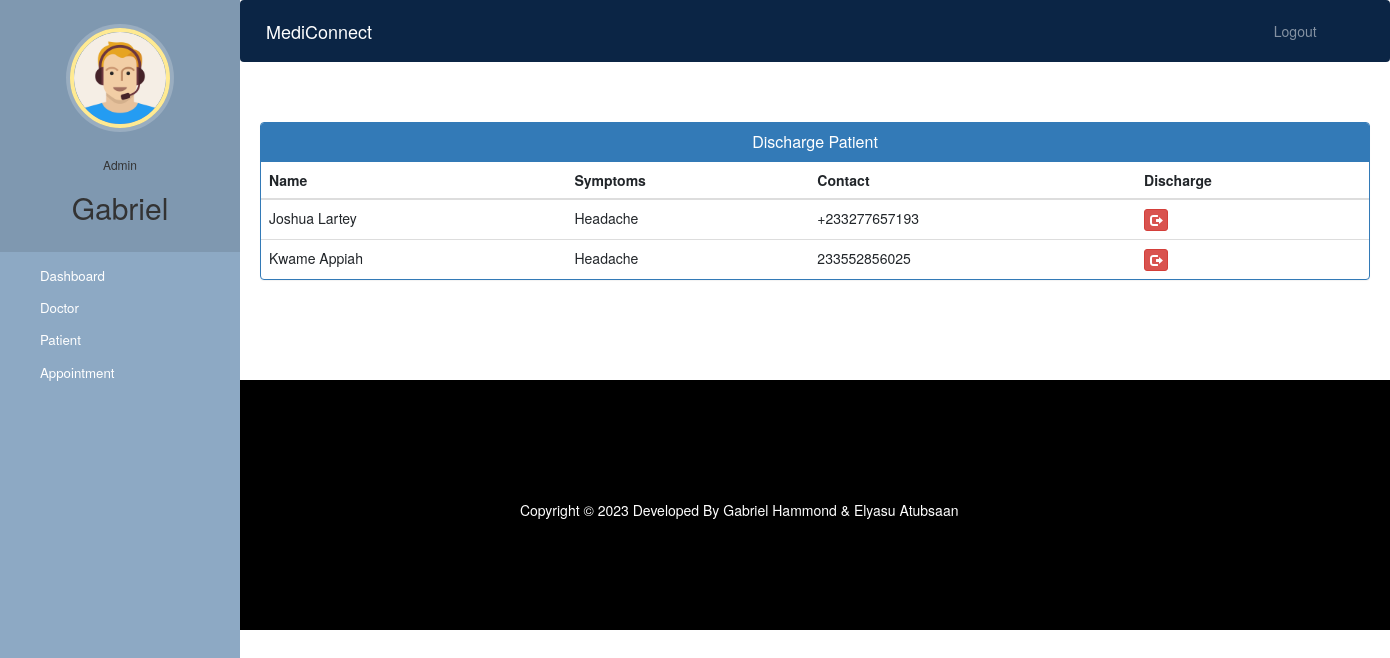
The app's page /admin-discharge-patient (signed in), older data.
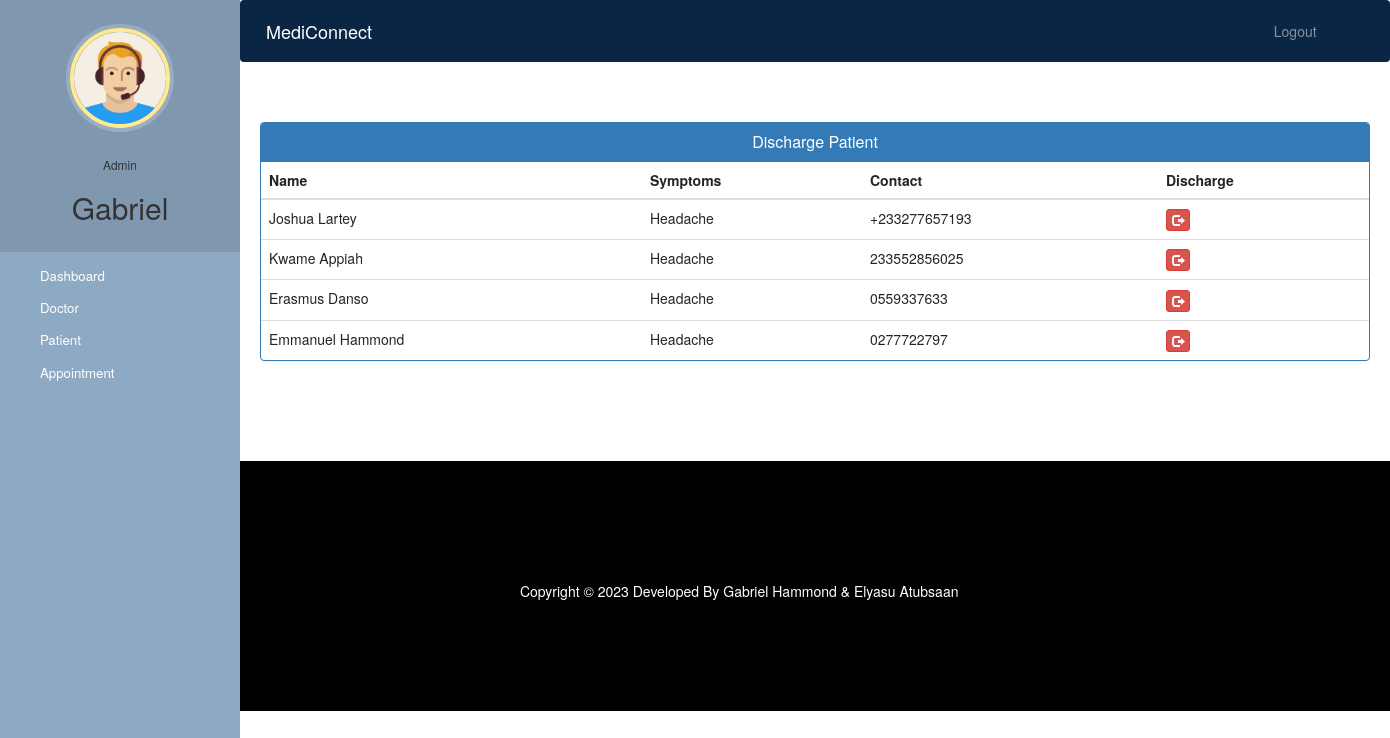
The same page, newer data.
### hospital/models.py (models this page shows, shortened)
class Patient(models.Model):
    user=models.OneToOneField(User,on_delete=models.CASCADE)
    profile_pic= models.ImageField(upload_to='profile_pic/PatientProfilePic/',null=True, blank=True)
    address = models.CharField(max_length=40)
    mobile = models.CharField(max_length=20,null=False)
    symptoms = models.CharField(max_length=100,null=False)
    assignedDoctorId = models.PositiveIntegerField(null=True)
    admitDate=models.DateField(auto_now=True)
    status=models.BooleanField(default=False)
    @property
    def get_name(self):
        return self.user.first_name+" "+self.user.last_name

### hospital/views.py (the view)
# urls.py: path('admin-discharge-patient', views.admin_discharge_patient_view,
@login_required(login_url='adminlogin')
@user_passes_test(is_admin)
def admin_discharge_patient_view(request):
    patients=models.Patient.objects.all().filter(status=True)
    return render(request,'hospital/admin_discharge_patient.html',{'patients':patients})

### hospital/views.py (called while the page is built)
def is_admin(user):
    return user.groups.filter(name='ADMIN').exists()

### templates/hospital/admin_discharge_patient.html (shortened to what this page needs)
{% extends 'hospital/admin_base.html' %}
{% block content %}
<head>
  <link href="//netdna.bootstrapcdn.com/bootstrap/3.0.0/css/bootstrap.min.css" rel="stylesheet" id="bootstrap-css">
</head>
<div class="container">
  <div class="panel panel-primary">
    <div class="panel-heading">
      <h6 class="panel-title">Discharge Patient</h6>
    </div>
    <table class="table table-hover" id="dev-table">
      <thead>
        <tr>
          <th>Name</th>
          <th>Symptoms</th>
          <th>Contact</th>
          <th>Discharge</th>
        </tr>
      </thead>
      {% for p in patients %}
      <tr>
        <td> {{p.get_name}}</td>
        <td>{{p.symptoms}}</td>
        <td>{{p.mobile}}</td>
        <td><a class="btn btn-danger btn-xs" href="{% url 'discharge-patient' p.id  %}"><span class="glyphicon glyphicon-log-out"></span></a></td>
      </tr>
      {% endfor %}
    </table>
  </div>
</div>
{% endblock content %}

Row changes from the older to the newer data that the page shows:
added Patient: get_name "Erasmus Danso", symptoms "Headache", mobile "0559337633"
added Patient: get_name "Emmanuel Hammond", symptoms "Headache", mobile "0277722797"
